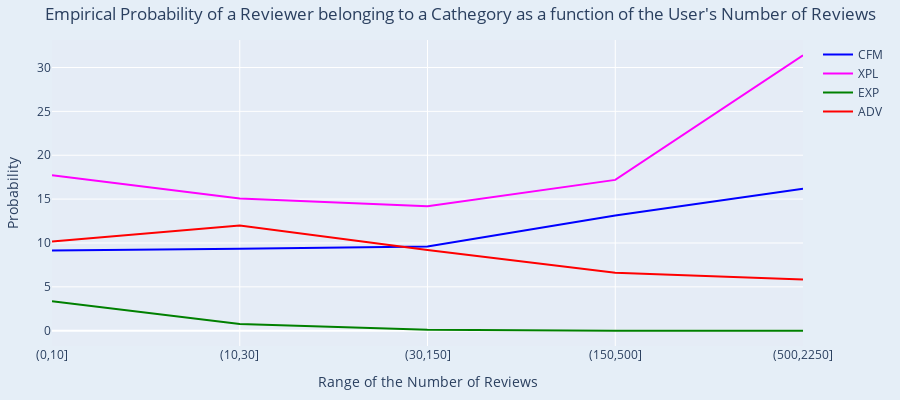

Here is the notebook cell this chart was saved with:
### Code cell
fig2 = go.Figure()

for name in percs2.keys():
    catname = name.split("_")[0]
    fig2.add_scatter(
        x=p_by_n_reviews_df.bounds.values,
        y=p_by_n_reviews_df[name].values,
        name=catname,
        mode="lines",
        marker_color=CMAP[catname])

fig2.update_layout(
    title_text="Empirical Probability of a Reviewer belonging to a Cathegory as a function of the User's Number of Reviews",
    yaxis_title="Probability",
    xaxis_title="Range of the Number of Reviews",
    
    barmode='stack',
    
    width=900, height=400,
    margin=dict(l=20, r=20, t=40, b=40),
    paper_bgcolor="#E5EEF7",
    )    

fig2.show()

### Figure 1 — Plotly figure (JSON) as saved in the notebook; plotly's stock layout.template omitted (floating-point values rounded to 4 significant figures)
{"data": [{"marker": {"color": "blue"}, "mode": "lines", "name": "CFM", "type": "scatter", "x": ["(0,10]", "(10,30]", "(30,150]", "(150,500]", "(500,2250]"], "y": [9.154, 9.328, 9.611, 13.13, 16.18]}, {"marker": {"color": "magenta"}, "mode": "lines", "name": "XPL", "type": "scatter", "x": ["(0,10]", "(10,30]", "(30,150]", "(150,500]", "(500,2250]"], "y": [17.71, 15.08, 14.19, 17.19, 31.39]}, {"marker": {"color": "green"}, "mode": "lines", "name": "EXP", "type": "scatter", "x": ["(0,10]", "(10,30]", "(30,150]", "(150,500]", "(500,2250]"], "y": [3.365, 0.7523, 0.1204, 0, 0]}, {"marker": {"color": "red"}, "mode": "lines", "name": "ADV", "type": "scatter", "x": ["(0,10]", "(10,30]", "(30,150]", "(150,500]", "(500,2250]"], "y": [10.17, 12.0, 9.189, 6.617, 5.825]}], "layout": {"barmode": "stack", "height": 400, "margin": {"b": 40, "l": 20, "r": 20, "t": 40}, "paper_bgcolor": "#E5EEF7", "title": {"text": "Empirical Probability of a Reviewer belonging to a Cathegory as a function of the User's Number of Reviews"}, "width": 900, "xaxis": {"title": {"text": "Range of the Number of Reviews"}}, "yaxis": {"title": {"text": "Probability"}}}}
